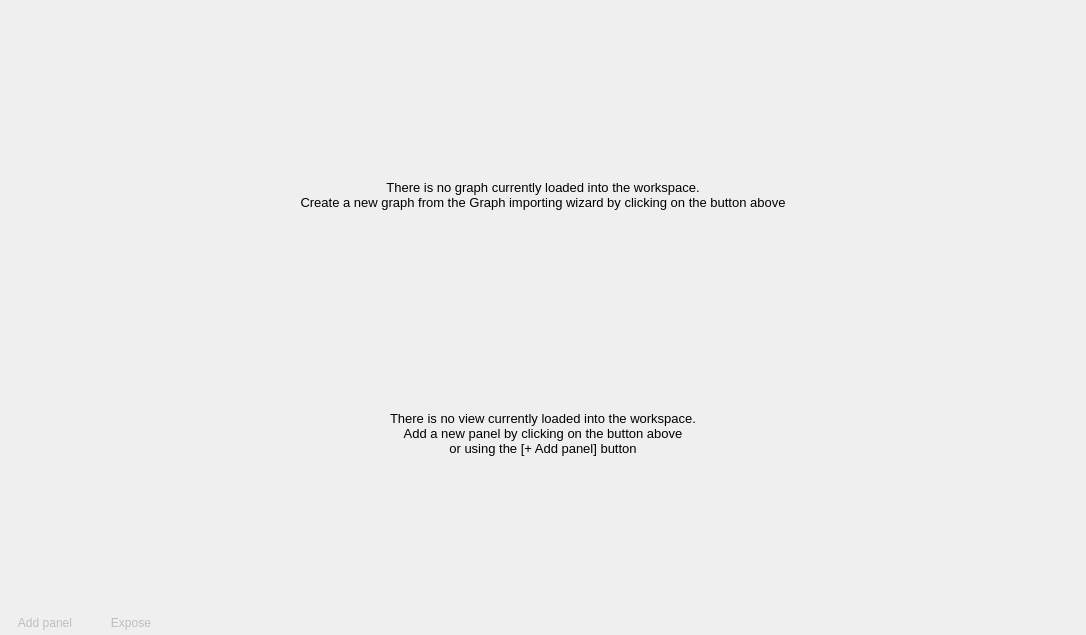
<?xml version="1.0" encoding="UTF-8"?>
<ui version="4.0">
 <class>Workspace</class>
 <widget class="QWidget" name="Workspace">
  <property name="geometry">
   <rect>
    <x>0</x>
    <y>0</y>
    <width>1086</width>
    <height>635</height>
   </rect>
  </property>
  <property name="acceptDrops">
   <bool>true</bool>
  </property>
  <layout class="QVBoxLayout" name="verticalLayout">
   <property name="spacing">
    <number>0</number>
   </property>
   <property name="leftMargin">
    <number>0</number>
   </property>
   <property name="topMargin">
    <number>0</number>
   </property>
   <property name="rightMargin">
    <number>0</number>
   </property>
   <property name="bottomMargin">
    <number>0</number>
   </property>
   <item>
    <widget class="QStackedWidget" name="workspaceContents">
     <property name="frameShape">
      <enum>QFrame::NoFrame</enum>
     </property>
     <property name="currentIndex">
      <number>0</number>
     </property>
     <widget class="QWidget" name="startupPage">
      <layout class="QVBoxLayout" name="verticalLayout_8">
       <item>
        <widget class="QFrame" name="startupImportFrame">
         <property name="sizePolicy">
          <sizepolicy hsizetype="Preferred" vsizetype="Maximum">
           <horstretch>0</horstretch>
           <verstretch>0</verstretch>
          </sizepolicy>
         </property>
         <layout class="QVBoxLayout" name="verticalLayout_9">
          <item>
           <layout class="QHBoxLayout" name="horizontalLayout_2">
            <item>
             <widget class="QPushButton" name="importButton">
              <property name="sizePolicy">
               <sizepolicy hsizetype="Maximum" vsizetype="Fixed">
                <horstretch>0</horstretch>
                <verstretch>0</verstretch>
               </sizepolicy>
              </property>
              <property name="iconSize">
               <size>
                <width>64</width>
                <height>64</height>
               </size>
              </property>
              <property name="flat">
               <bool>true</bool>
              </property>
             </widget>
            </item>
           </layout>
          </item>
          <item>
           <widget class="QLabel" name="label">
            <property name="text">
             <string>&lt;!DOCTYPE HTML PUBLIC &quot;-//W3C//DTD HTML 4.0//EN&quot; &quot;http://www.w3.org/TR/REC-html40/strict.dtd&quot;&gt;
&lt;html&gt;&lt;head&gt;&lt;meta name=&quot;qrichtext&quot; content=&quot;1&quot; /&gt;&lt;style type=&quot;text/css&quot;&gt;
p, li { white-space: pre-wrap; }
&lt;/style&gt;&lt;/head&gt;&lt;body style=&quot; font-family:'Noto Sans'; font-size:10pt; font-weight:400; font-style:normal;&quot;&gt;
&lt;p style=&quot; margin-top:0px; margin-bottom:0px; margin-left:0px; margin-right:0px; -qt-block-indent:0; text-indent:0px;&quot;&gt;&lt;span style=&quot; font-family:'DejaVu Sans';&quot;&gt;There is no graph currently loaded into the workspace.&lt;br /&gt;Create a new graph from the Graph importing wizard by clicking on the button above&lt;/span&gt;&lt;/p&gt;&lt;/body&gt;&lt;/html&gt;</string>
            </property>
            <property name="alignment">
             <set>Qt::AlignCenter</set>
            </property>
           </widget>
          </item>
         </layout>
        </widget>
       </item>
       <item>
        <widget class="QFrame" name="startupMainFrame">
         <property name="sizePolicy">
          <sizepolicy hsizetype="Preferred" vsizetype="Maximum">
           <horstretch>0</horstretch>
           <verstretch>0</verstretch>
          </sizepolicy>
         </property>
         <layout class="QVBoxLayout" name="startupLayout">
          <property name="spacing">
           <number>20</number>
          </property>
          <property name="leftMargin">
           <number>10</number>
          </property>
          <property name="topMargin">
           <number>10</number>
          </property>
          <property name="rightMargin">
           <number>10</number>
          </property>
          <property name="bottomMargin">
           <number>10</number>
          </property>
          <item>
           <layout class="QHBoxLayout" name="horizontalLayout_3">
            <item>
             <widget class="QPushButton" name="startupButton">
              <property name="sizePolicy">
               <sizepolicy hsizetype="Maximum" vsizetype="Fixed">
                <horstretch>0</horstretch>
                <verstretch>0</verstretch>
               </sizepolicy>
              </property>
              <property name="text">
               <string/>
              </property>
              <property name="iconSize">
               <size>
                <width>64</width>
                <height>64</height>
               </size>
              </property>
              <property name="flat">
               <bool>true</bool>
              </property>
             </widget>
            </item>
           </layout>
          </item>
          <item>
           <widget class="QLabel" name="startupMessageLabel">
            <property name="text">
             <string>&lt;!DOCTYPE HTML PUBLIC &quot;-//W3C//DTD HTML 4.0//EN&quot; &quot;http://www.w3.org/TR/REC-html40/strict.dtd&quot;&gt;
&lt;html&gt;&lt;head&gt;&lt;meta name=&quot;qrichtext&quot; content=&quot;1&quot; /&gt;&lt;style type=&quot;text/css&quot;&gt;
p, li { white-space: pre-wrap; }
&lt;/style&gt;&lt;/head&gt;&lt;body style=&quot; font-family:'Noto Sans'; font-size:10pt; font-weight:400; font-style:normal;&quot;&gt;
&lt;p style=&quot; margin-top:0px; margin-bottom:0px; margin-left:0px; margin-right:0px; -qt-block-indent:0; text-indent:0px;&quot;&gt;&lt;span style=&quot; font-family:'DejaVu Sans';&quot;&gt;There is no view currently loaded into the workspace.&lt;br /&gt;Add a new panel by clicking on the button above&lt;br /&gt;or using the [+ Add panel] button&lt;/span&gt;&lt;/p&gt;&lt;/body&gt;&lt;/html&gt;</string>
            </property>
            <property name="alignment">
             <set>Qt::AlignCenter</set>
            </property>
           </widget>
          </item>
         </layout>
        </widget>
       </item>
      </layout>
     </widget>
     <widget class="QWidget" name="sixPage">
      <layout class="QVBoxLayout" name="verticalLayout_7">
       <property name="spacing">
        <number>0</number>
       </property>
       <property name="leftMargin">
        <number>0</number>
       </property>
       <property name="topMargin">
        <number>0</number>
       </property>
       <property name="rightMargin">
        <number>0</number>
       </property>
       <property name="bottomMargin">
        <number>0</number>
       </property>
       <item>
        <widget class="QSplitter" name="splitter_4">
         <property name="orientation">
          <enum>Qt::Horizontal</enum>
         </property>
         <property name="handleWidth">
          <number>3</number>
         </property>
         <widget class="QSplitter" name="splitter">
          <property name="orientation">
           <enum>Qt::Vertical</enum>
          </property>
          <property name="handleWidth">
           <number>2</number>
          </property>
          <widget class="PlaceHolderWidget" name="sixMode1" native="true"/>
          <widget class="PlaceHolderWidget" name="sixMode2" native="true"/>
         </widget>
         <widget class="QSplitter" name="splitter_2">
          <property name="orientation">
           <enum>Qt::Vertical</enum>
          </property>
          <property name="handleWidth">
           <number>2</number>
          </property>
          <widget class="PlaceHolderWidget" name="sixMode3" native="true"/>
          <widget class="PlaceHolderWidget" name="sixMode4" native="true"/>
         </widget>
         <widget class="QSplitter" name="splitter_3">
          <property name="orientation">
           <enum>Qt::Vertical</enum>
          </property>
          <property name="handleWidth">
           <number>2</number>
          </property>
          <widget class="PlaceHolderWidget" name="sixMode5" native="true"/>
          <widget class="PlaceHolderWidget" name="sixMode6" native="true"/>
         </widget>
        </widget>
       </item>
      </layout>
     </widget>
     <widget class="QWidget" name="exposePage">
      <layout class="QVBoxLayout" name="verticalLayout_4">
       <property name="spacing">
        <number>0</number>
       </property>
       <property name="leftMargin">
        <number>0</number>
       </property>
       <property name="topMargin">
        <number>0</number>
       </property>
       <property name="rightMargin">
        <number>0</number>
       </property>
       <property name="bottomMargin">
        <number>0</number>
       </property>
       <item>
        <widget class="tlp::WorkspaceExposeWidget" name="exposeMode">
         <property name="frameShape">
          <enum>QFrame::NoFrame</enum>
         </property>
        </widget>
       </item>
      </layout>
     </widget>
     <widget class="PlaceHolderWidget" name="singlePage"/>
     <widget class="QWidget" name="splitPage">
      <layout class="QVBoxLayout" name="verticalLayout_2">
       <property name="spacing">
        <number>0</number>
       </property>
       <property name="leftMargin">
        <number>0</number>
       </property>
       <property name="topMargin">
        <number>0</number>
       </property>
       <property name="rightMargin">
        <number>0</number>
       </property>
       <property name="bottomMargin">
        <number>0</number>
       </property>
       <item>
        <widget class="QSplitter" name="splitPageSplitter">
         <property name="orientation">
          <enum>Qt::Horizontal</enum>
         </property>
         <property name="handleWidth">
          <number>2</number>
         </property>
         <property name="childrenCollapsible">
          <bool>true</bool>
         </property>
         <widget class="PlaceHolderWidget" name="splitPagePanel1" native="true"/>
         <widget class="PlaceHolderWidget" name="splitPagePanel2" native="true"/>
        </widget>
       </item>
      </layout>
     </widget>
     <widget class="QWidget" name="splitPageHorizontal">
      <layout class="QVBoxLayout" name="verticalLayout_10">
       <property name="spacing">
        <number>0</number>
       </property>
       <property name="leftMargin">
        <number>0</number>
       </property>
       <property name="topMargin">
        <number>0</number>
       </property>
       <property name="rightMargin">
        <number>0</number>
       </property>
       <property name="bottomMargin">
        <number>0</number>
       </property>
       <item>
        <widget class="QSplitter" name="splitPageHorizontalSplitter">
         <property name="orientation">
          <enum>Qt::Vertical</enum>
         </property>
         <property name="handleWidth">
          <number>2</number>
         </property>
         <widget class="PlaceHolderWidget" name="splitPageHorizontalPanel1" native="true"/>
         <widget class="PlaceHolderWidget" name="splitPageHorizontalPanel2" native="true"/>
        </widget>
       </item>
      </layout>
     </widget>
     <widget class="QWidget" name="gridPage">
      <layout class="QVBoxLayout" name="verticalLayout_3">
       <property name="spacing">
        <number>0</number>
       </property>
       <property name="leftMargin">
        <number>0</number>
       </property>
       <property name="topMargin">
        <number>0</number>
       </property>
       <property name="rightMargin">
        <number>0</number>
       </property>
       <property name="bottomMargin">
        <number>0</number>
       </property>
       <item>
        <widget class="QSplitter" name="gridPageVerticalSplitter">
         <property name="orientation">
          <enum>Qt::Horizontal</enum>
         </property>
         <property name="handleWidth">
          <number>2</number>
         </property>
         <widget class="QSplitter" name="gridPageHorizontalSplitter1">
          <property name="orientation">
           <enum>Qt::Vertical</enum>
          </property>
          <property name="handleWidth">
           <number>2</number>
          </property>
          <property name="childrenCollapsible">
           <bool>false</bool>
          </property>
          <widget class="PlaceHolderWidget" name="gridPagePanel1" native="true"/>
          <widget class="PlaceHolderWidget" name="gridPagePanel2" native="true"/>
         </widget>
         <widget class="QSplitter" name="gridPageHorizontalSplitter2">
          <property name="orientation">
           <enum>Qt::Vertical</enum>
          </property>
          <property name="handleWidth">
           <number>2</number>
          </property>
          <property name="childrenCollapsible">
           <bool>false</bool>
          </property>
          <widget class="PlaceHolderWidget" name="gridPagePanel3" native="true"/>
          <widget class="PlaceHolderWidget" name="gridPagePanel4" native="true"/>
         </widget>
        </widget>
       </item>
      </layout>
     </widget>
     <widget class="QWidget" name="split3Page">
      <layout class="QVBoxLayout" name="verticalLayout_5">
       <property name="leftMargin">
        <number>0</number>
       </property>
       <property name="topMargin">
        <number>0</number>
       </property>
       <property name="rightMargin">
        <number>0</number>
       </property>
       <property name="bottomMargin">
        <number>0</number>
       </property>
       <item>
        <widget class="QSplitter" name="split3PageHorizontalSplitter">
         <property name="orientation">
          <enum>Qt::Vertical</enum>
         </property>
         <property name="handleWidth">
          <number>2</number>
         </property>
         <widget class="QSplitter" name="split3PageVerticalSplitter">
          <property name="orientation">
           <enum>Qt::Horizontal</enum>
          </property>
          <property name="handleWidth">
           <number>3</number>
          </property>
          <widget class="PlaceHolderWidget" name="split3PagePanel1" native="true"/>
          <widget class="PlaceHolderWidget" name="split3PagePanel2" native="true"/>
         </widget>
         <widget class="PlaceHolderWidget" name="split3PagePanel3" native="true"/>
        </widget>
       </item>
      </layout>
     </widget>
     <widget class="QWidget" name="split32Page">
      <layout class="QVBoxLayout" name="verticalLayout_6">
       <property name="leftMargin">
        <number>0</number>
       </property>
       <property name="topMargin">
        <number>0</number>
       </property>
       <property name="rightMargin">
        <number>0</number>
       </property>
       <property name="bottomMargin">
        <number>0</number>
       </property>
       <item>
        <widget class="QSplitter" name="split32HorizontalSplitter">
         <property name="orientation">
          <enum>Qt::Horizontal</enum>
         </property>
         <property name="handleWidth">
          <number>2</number>
         </property>
         <widget class="PlaceHolderWidget" name="split32Panel1" native="true"/>
         <widget class="QSplitter" name="split32VerticalSplitter">
          <property name="orientation">
           <enum>Qt::Vertical</enum>
          </property>
          <property name="handleWidth">
           <number>2</number>
          </property>
          <widget class="PlaceHolderWidget" name="split32Panel2" native="true"/>
          <widget class="PlaceHolderWidget" name="split32Panel3" native="true"/>
         </widget>
        </widget>
       </item>
      </layout>
     </widget>
     <widget class="QWidget" name="split33Page">
      <layout class="QVBoxLayout" name="verticalLayout_16">
       <property name="leftMargin">
        <number>0</number>
       </property>
       <property name="topMargin">
        <number>0</number>
       </property>
       <property name="rightMargin">
        <number>0</number>
       </property>
       <property name="bottomMargin">
        <number>0</number>
       </property>
       <item>
        <widget class="QSplitter" name="split33HorizontalSplitter">
         <property name="orientation">
          <enum>Qt::Horizontal</enum>
         </property>
         <property name="handleWidth">
          <number>2</number>
         </property>
         <widget class="QSplitter" name="split33VerticalSplitter">
          <property name="orientation">
           <enum>Qt::Vertical</enum>
          </property>
          <property name="handleWidth">
           <number>2</number>
          </property>
          <widget class="PlaceHolderWidget" name="split33Panel1" native="true"/>
          <widget class="PlaceHolderWidget" name="split33Panel2" native="true"/>
         </widget>
         <widget class="PlaceHolderWidget" name="split33Panel3" native="true"/>
        </widget>
       </item>
      </layout>
     </widget>
    </widget>
   </item>
   <item>
    <widget class="QFrame" name="bottomFrame">
     <property name="sizePolicy">
      <sizepolicy hsizetype="Preferred" vsizetype="Maximum">
       <horstretch>0</horstretch>
       <verstretch>0</verstretch>
      </sizepolicy>
     </property>
     <property name="minimumSize">
      <size>
       <width>0</width>
       <height>25</height>
      </size>
     </property>
     <property name="maximumSize">
      <size>
       <width>16777215</width>
       <height>25</height>
      </size>
     </property>
     <property name="frameShape">
      <enum>QFrame::NoFrame</enum>
     </property>
     <property name="frameShadow">
      <enum>QFrame::Plain</enum>
     </property>
     <property name="bottomFrame" stdset="0">
      <bool>true</bool>
     </property>
     <layout class="QHBoxLayout" name="horizontalLayout">
      <property name="spacing">
       <number>6</number>
      </property>
      <property name="leftMargin">
       <number>5</number>
      </property>
      <property name="topMargin">
       <number>0</number>
      </property>
      <property name="rightMargin">
       <number>0</number>
      </property>
      <property name="bottomMargin">
       <number>0</number>
      </property>
      <item>
       <widget class="QPushButton" name="addPanelButton">
        <property name="enabled">
         <bool>false</bool>
        </property>
        <property name="minimumSize">
         <size>
          <width>0</width>
          <height>23</height>
         </size>
        </property>
        <property name="maximumSize">
         <size>
          <width>16777215</width>
          <height>23</height>
         </size>
        </property>
        <property name="toolTip">
         <string>Open a new visualization panel on the current graph</string>
        </property>
        <property name="text">
         <string>Add panel</string>
        </property>
        <property name="flat">
         <bool>true</bool>
        </property>
       </widget>
      </item>
      <item>
       <widget class="QPushButton" name="exposeButton">
        <property name="enabled">
         <bool>false</bool>
        </property>
        <property name="minimumSize">
         <size>
          <width>0</width>
          <height>23</height>
         </size>
        </property>
        <property name="maximumSize">
         <size>
          <width>16777215</width>
          <height>23</height>
         </size>
        </property>
        <property name="toolTip">
         <string>Toggle expose mode</string>
        </property>
        <property name="text">
         <string>Expose</string>
        </property>
        <property name="shortcut">
         <string>Shift+E</string>
        </property>
        <property name="checkable">
         <bool>true</bool>
        </property>
        <property name="flat">
         <bool>true</bool>
        </property>
       </widget>
      </item>
      <item>
       <spacer name="horizontalSpacer">
        <property name="orientation">
         <enum>Qt::Horizontal</enum>
        </property>
        <property name="sizeHint" stdset="0">
         <size>
          <width>0</width>
          <height>0</height>
         </size>
        </property>
       </spacer>
      </item>
      <item>
       <widget class="QPushButton" name="previousPageButton">
        <property name="minimumSize">
         <size>
          <width>24</width>
          <height>24</height>
         </size>
        </property>
        <property name="maximumSize">
         <size>
          <width>24</width>
          <height>24</height>
         </size>
        </property>
        <property name="toolTip">
         <string>Previous</string>
        </property>
        <property name="icon">
         <iconset>
          <normaloff>:/talipot/gui/ui/previous.png</normaloff>:/talipot/gui/ui/previous.png</iconset>
        </property>
        <property name="shortcut">
         <string>Shift+Left</string>
        </property>
        <property name="flat">
         <bool>true</bool>
        </property>
       </widget>
      </item>
      <item>
       <widget class="QLabel" name="pagesLabel"/>
      </item>
      <item>
       <widget class="QPushButton" name="nextPageButton">
        <property name="minimumSize">
         <size>
          <width>24</width>
          <height>24</height>
         </size>
        </property>
        <property name="maximumSize">
         <size>
          <width>24</width>
          <height>24</height>
         </size>
        </property>
        <property name="toolTip">
         <string>Next</string>
        </property>
        <property name="text">
         <string/>
        </property>
        <property name="icon">
         <iconset>
          <normaloff>:/talipot/gui/ui/next.png</normaloff>:/talipot/gui/ui/next.png</iconset>
        </property>
        <property name="shortcut">
         <string>Shift+Right</string>
        </property>
        <property name="flat">
         <bool>true</bool>
        </property>
       </widget>
      </item>
      <item>
       <spacer name="horizontalSpacer_2">
        <property name="orientation">
         <enum>Qt::Horizontal</enum>
        </property>
        <property name="sizeHint" stdset="0">
         <size>
          <width>40</width>
          <height>20</height>
         </size>
        </property>
       </spacer>
      </item>
      <item>
       <widget class="QPushButton" name="singleModeButton">
        <property name="minimumSize">
         <size>
          <width>23</width>
          <height>23</height>
         </size>
        </property>
        <property name="maximumSize">
         <size>
          <width>23</width>
          <height>23</height>
         </size>
        </property>
        <property name="toolTip">
         <string>1 panel per page</string>
        </property>
        <property name="text">
         <string/>
        </property>
        <property name="icon">
         <iconset>
          <normaloff>:/talipot/gui/ui/full_screen.png</normaloff>:/talipot/gui/ui/full_screen.png</iconset>
        </property>
        <property name="shortcut">
         <string>Shift+F1</string>
        </property>
        <property name="checkable">
         <bool>false</bool>
        </property>
        <property name="autoExclusive">
         <bool>true</bool>
        </property>
        <property name="flat">
         <bool>true</bool>
        </property>
       </widget>
      </item>
      <item>
       <widget class="QPushButton" name="splitModeButton">
        <property name="minimumSize">
         <size>
          <width>23</width>
          <height>23</height>
         </size>
        </property>
        <property name="maximumSize">
         <size>
          <width>23</width>
          <height>23</height>
         </size>
        </property>
        <property name="toolTip">
         <string>2 panels per page</string>
        </property>
        <property name="text">
         <string/>
        </property>
        <property name="icon">
         <iconset>
          <normaloff>:/talipot/gui/ui/split_screen.png</normaloff>:/talipot/gui/ui/split_screen.png</iconset>
        </property>
        <property name="shortcut">
         <string>Shift+F2</string>
        </property>
        <property name="checkable">
         <bool>false</bool>
        </property>
        <property name="autoExclusive">
         <bool>true</bool>
        </property>
        <property name="flat">
         <bool>true</bool>
        </property>
       </widget>
      </item>
      <item>
       <widget class="QPushButton" name="splitHorizontalModeButton">
        <property name="minimumSize">
         <size>
          <width>23</width>
          <height>23</height>
         </size>
        </property>
        <property name="maximumSize">
         <size>
          <width>23</width>
          <height>23</height>
         </size>
        </property>
        <property name="toolTip">
         <string>2 panels per page</string>
        </property>
        <property name="text">
         <string/>
        </property>
        <property name="icon">
         <iconset>
          <normaloff>:/talipot/gui/ui/split_screen_horizontal.png</normaloff>:/talipot/gui/ui/split_screen_horizontal.png</iconset>
        </property>
        <property name="shortcut">
         <string>Shift+F2</string>
        </property>
        <property name="checkable">
         <bool>false</bool>
        </property>
        <property name="autoExclusive">
         <bool>true</bool>
        </property>
        <property name="flat">
         <bool>true</bool>
        </property>
       </widget>
      </item>
      <item>
       <widget class="QPushButton" name="split32ModeButton">
        <property name="minimumSize">
         <size>
          <width>23</width>
          <height>23</height>
         </size>
        </property>
        <property name="maximumSize">
         <size>
          <width>23</width>
          <height>23</height>
         </size>
        </property>
        <property name="icon">
         <iconset>
          <normaloff>:/talipot/gui/ui/split3_2_screen.png</normaloff>:/talipot/gui/ui/split3_2_screen.png</iconset>
        </property>
        <property name="shortcut">
         <string>Shift+F3</string>
        </property>
        <property name="autoExclusive">
         <bool>true</bool>
        </property>
        <property name="flat">
         <bool>true</bool>
        </property>
       </widget>
      </item>
      <item>
       <widget class="QPushButton" name="split33ModeButton">
        <property name="minimumSize">
         <size>
          <width>23</width>
          <height>23</height>
         </size>
        </property>
        <property name="maximumSize">
         <size>
          <width>23</width>
          <height>23</height>
         </size>
        </property>
        <property name="icon">
         <iconset>
          <normaloff>:/talipot/gui/ui/split3_3_screen.png</normaloff>:/talipot/gui/ui/split3_3_screen.png</iconset>
        </property>
        <property name="autoExclusive">
         <bool>false</bool>
        </property>
        <property name="flat">
         <bool>true</bool>
        </property>
       </widget>
      </item>
      <item>
       <widget class="QPushButton" name="split3ModeButton">
        <property name="minimumSize">
         <size>
          <width>23</width>
          <height>23</height>
         </size>
        </property>
        <property name="maximumSize">
         <size>
          <width>23</width>
          <height>23</height>
         </size>
        </property>
        <property name="toolTip">
         <string>3 panels per page</string>
        </property>
        <property name="icon">
         <iconset>
          <normaloff>:/talipot/gui/ui/split3_screen.png</normaloff>:/talipot/gui/ui/split3_screen.png</iconset>
        </property>
        <property name="shortcut">
         <string>Shift+F4</string>
        </property>
        <property name="flat">
         <bool>true</bool>
        </property>
       </widget>
      </item>
      <item>
       <widget class="QPushButton" name="gridModeButton">
        <property name="minimumSize">
         <size>
          <width>23</width>
          <height>23</height>
         </size>
        </property>
        <property name="maximumSize">
         <size>
          <width>23</width>
          <height>23</height>
         </size>
        </property>
        <property name="toolTip">
         <string>4 panels per page</string>
        </property>
        <property name="text">
         <string/>
        </property>
        <property name="icon">
         <iconset>
          <normaloff>:/talipot/gui/ui/grid_screen.png</normaloff>:/talipot/gui/ui/grid_screen.png</iconset>
        </property>
        <property name="shortcut">
         <string>Shift+F5</string>
        </property>
        <property name="checkable">
         <bool>false</bool>
        </property>
        <property name="autoExclusive">
         <bool>true</bool>
        </property>
        <property name="flat">
         <bool>true</bool>
        </property>
       </widget>
      </item>
      <item>
       <widget class="QPushButton" name="sixModeButton">
        <property name="minimumSize">
         <size>
          <width>23</width>
          <height>23</height>
         </size>
        </property>
        <property name="maximumSize">
         <size>
          <width>23</width>
          <height>23</height>
         </size>
        </property>
        <property name="icon">
         <iconset>
          <normaloff>:/talipot/gui/ui/six_screen.png</normaloff>:/talipot/gui/ui/six_screen.png</iconset>
        </property>
        <property name="shortcut">
         <string>Shift+F6</string>
        </property>
        <property name="flat">
         <bool>true</bool>
        </property>
       </widget>
      </item>
     </layout>
    </widget>
   </item>
  </layout>
 </widget>
 <customwidgets>
  <customwidget>
   <class>PlaceHolderWidget</class>
   <extends>QWidget</extends>
   <header location="global">talipot/PlaceHolderWidget.h</header>
   <container>1</container>
  </customwidget>
  <customwidget>
   <class>tlp::WorkspaceExposeWidget</class>
   <extends>QGraphicsView</extends>
   <header location="global">talipot/WorkspaceExposeWidget.h</header>
  </customwidget>
 </customwidgets>
 <resources/>
 <connections>
  <connection>
   <sender>gridModeButton</sender>
   <signal>clicked()</signal>
   <receiver>Workspace</receiver>
   <slot>switchToGridMode()</slot>
   <hints>
    <hint type="sourcelabel">
     <x>1057</x>
     <y>634</y>
    </hint>
    <hint type="destinationlabel">
     <x>543</x>
     <y>318</y>
    </hint>
   </hints>
  </connection>
  <connection>
   <sender>splitModeButton</sender>
   <signal>clicked()</signal>
   <receiver>Workspace</receiver>
   <slot>switchToSplitMode()</slot>
   <hints>
    <hint type="sourcelabel">
     <x>917</x>
     <y>634</y>
    </hint>
    <hint type="destinationlabel">
     <x>543</x>
     <y>318</y>
    </hint>
   </hints>
  </connection>
  <connection>
   <sender>singleModeButton</sender>
   <signal>clicked()</signal>
   <receiver>Workspace</receiver>
   <slot>switchToSingleMode()</slot>
   <hints>
    <hint type="sourcelabel">
     <x>889</x>
     <y>634</y>
    </hint>
    <hint type="destinationlabel">
     <x>543</x>
     <y>318</y>
    </hint>
   </hints>
  </connection>
  <connection>
   <sender>nextPageButton</sender>
   <signal>clicked()</signal>
   <receiver>Workspace</receiver>
   <slot>nextPage()</slot>
   <hints>
    <hint type="sourcelabel">
     <x>510</x>
     <y>634</y>
    </hint>
    <hint type="destinationlabel">
     <x>543</x>
     <y>318</y>
    </hint>
   </hints>
  </connection>
  <connection>
   <sender>previousPageButton</sender>
   <signal>clicked()</signal>
   <receiver>Workspace</receiver>
   <slot>previousPage()</slot>
   <hints>
    <hint type="sourcelabel">
     <x>470</x>
     <y>634</y>
    </hint>
    <hint type="destinationlabel">
     <x>543</x>
     <y>318</y>
    </hint>
   </hints>
  </connection>
  <connection>
   <sender>exposeButton</sender>
   <signal>clicked(bool)</signal>
   <receiver>Workspace</receiver>
   <slot>expose(bool)</slot>
   <hints>
    <hint type="sourcelabel">
     <x>32</x>
     <y>623</y>
    </hint>
    <hint type="destinationlabel">
     <x>543</x>
     <y>318</y>
    </hint>
   </hints>
  </connection>
  <connection>
   <sender>split3ModeButton</sender>
   <signal>clicked()</signal>
   <receiver>Workspace</receiver>
   <slot>switchToSplit3Mode()</slot>
   <hints>
    <hint type="sourcelabel">
     <x>1029</x>
     <y>634</y>
    </hint>
    <hint type="destinationlabel">
     <x>543</x>
     <y>318</y>
    </hint>
   </hints>
  </connection>
  <connection>
   <sender>split32ModeButton</sender>
   <signal>clicked()</signal>
   <receiver>Workspace</receiver>
   <slot>switchToSplit32Mode()</slot>
   <hints>
    <hint type="sourcelabel">
     <x>973</x>
     <y>634</y>
    </hint>
    <hint type="destinationlabel">
     <x>543</x>
     <y>318</y>
    </hint>
   </hints>
  </connection>
  <connection>
   <sender>sixModeButton</sender>
   <signal>clicked()</signal>
   <receiver>Workspace</receiver>
   <slot>switchToSixMode()</slot>
   <hints>
    <hint type="sourcelabel">
     <x>1075</x>
     <y>624</y>
    </hint>
    <hint type="destinationlabel">
     <x>543</x>
     <y>318</y>
    </hint>
   </hints>
  </connection>
  <connection>
   <sender>split33ModeButton</sender>
   <signal>clicked()</signal>
   <receiver>Workspace</receiver>
   <slot>switchToSplit33Mode()</slot>
   <hints>
    <hint type="sourcelabel">
     <x>989</x>
     <y>622</y>
    </hint>
    <hint type="destinationlabel">
     <x>542</x>
     <y>317</y>
    </hint>
   </hints>
  </connection>
  <connection>
   <sender>splitHorizontalModeButton</sender>
   <signal>clicked()</signal>
   <receiver>Workspace</receiver>
   <slot>switchToSplitHorizontalMode()</slot>
   <hints>
    <hint type="sourcelabel">
     <x>933</x>
     <y>622</y>
    </hint>
    <hint type="destinationlabel">
     <x>542</x>
     <y>317</y>
    </hint>
   </hints>
  </connection>
 </connections>
 <slots>
  <slot>delView(tlp::View*)</slot>
  <slot>switchToStartupMode()</slot>
  <slot>switchToSingleMode()</slot>
  <slot>switchToSplitMode()</slot>
  <slot>switchToGridMode()</slot>
  <slot>nextPage()</slot>
  <slot>previousPage()</slot>
  <slot>expose(bool)</slot>
  <slot>switchToSplit3Mode()</slot>
  <slot>switchToSplit32Mode()</slot>
  <slot>switchToSplit33Mode()</slot>
  <slot>switchToSixMode()</slot>
  <slot>switchToSplitHorizontalMode()</slot>
 </slots>
</ui>
